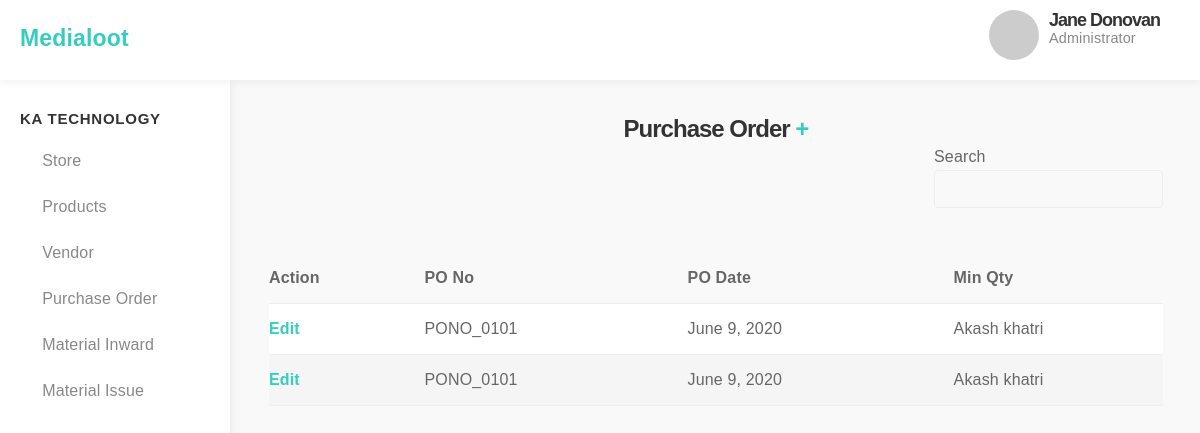
Before: /po/ with the older database file.
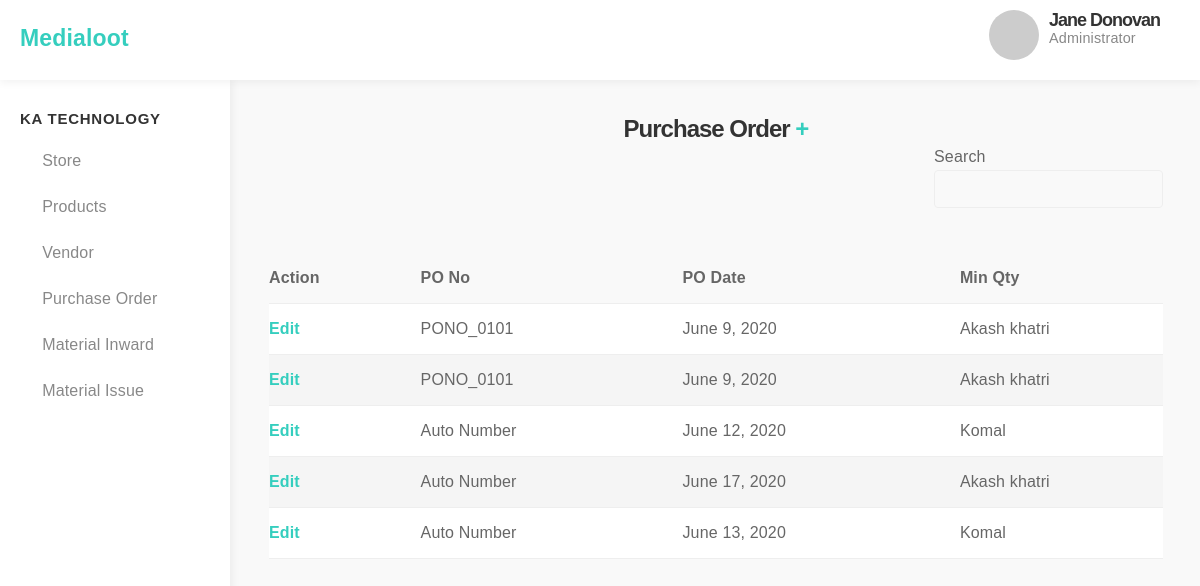
After: the same page with the newer database file.
### store/models.py (models this page shows)
class PurchaseOrder(models.Model):
    pono=models.CharField(max_length=100)
    podate=models.DateField()
    vendor=models.ForeignKey(Vendor,on_delete=models.CASCADE)
    remarks=models.TextField()
    class Meta:
        managed=True
        db_table='purchaseorder'

class Vendor(models.Model):
    vendorname=models.CharField(max_length=255)
    vend_address=models.TextField()
    gstno=models.CharField(max_length=25)
    def __str__(self):
        return self.vendorname
    class Meta:
        managed=True
        db_table='vendor'

### store/views.py (the view)
# urls.py: path('po/',views.purchaseorderreg,name='poreg'),
def purchaseorderreg(request):
    poall=models.PurchaseOrder.objects.all()
    page=request.GET.get('page',1)
    paginator=Paginator(poall,10)
    try:
        pos=paginator.page(page)
    except PageNotAnInteger:
        pos=Paginator.page(1)
    except EmptyPage:
        pos=Paginator.page(paginator.num_pages)
    return render(request,'store/purchaseorderreg.html',{"data":pos})

### store/templates/store/purchaseorderreg.html (shortened to what this page needs)
{% extends 'index.html' %}
{% block content %}
<center><h3>Purchase Order <a class="btn-sm btn-info" href="{% url 'add-po' %}" role="button">+</a></h3> </center>
    <div style="float:right">
<div class="input-group input-group-sm mb-3">
  <div class="input-group-prepend">
    <span class="input-group-text" id="inputGroup-sizing-sm">Search</span>
  </div>
  <input type="text" class="form-control" name="search" aria-label="Small" aria-describedby="inputGroup-sizing-sm">
</div>
    </div>
    <table class="table table-stripedtable table-striped table-light table-sm">
    <thead class="thead-light">
        <tr>
            <th scope="col">Action</th>
            <th scope="col">PO No</th>
            <th scope="col">PO Date</th>
            <th scope="col">Min Qty</th>
        </tr>
    </thead>
    <tbody >
    {% for purchaseorder in data %}
        <tr>
        <th scope="row"><a href="{% url 'update-po' purchaseorder.id %}">Edit</a></th>
        <td>{{ purchaseorder.pono }}</td>
        <td>{{ purchaseorder.podate }}</td>
        <td>{{ purchaseorder.vendor }}</td>
        </tr>
    {% endfor %}
    </tbody>
    </table>
{% endblock content %}

### templates/index.html (shortened to what this page needs)
{% load static %}
<!DOCTYPE html>
<html lang="en">
<head>
	<link rel="stylesheet" href="{% static 'css/font-awesome.min.css' %}">
	<link rel="stylesheet" href="{% static 'css/normalize.css' %}">
	<link rel="stylesheet" href="{% static 'css/milligram.min.css' %}">
	<link rel="stylesheet" href="{% static 'css/styles.css' %}">
	<link rel="stylesheet" href="{% static 'css/theme.css' %}">
</head>
<body>
	<div class="navbar">
		<div class="row">
			<div class="column column-30 col-site-title"><a href="#" class="site-title float-left">Medialoot</a></div>
			<div class="column column-30">
				<div class="user-section"><a href="#">
					<img src="http://via.placeholder.com/50x50" alt="profile photo" class="circle float-left profile-photo" width="50" height="auto">
					<div class="username">
						<h4>Jane Donovan</h4>
						<p>Administrator</p>
					</div>
				</a></div>
			</div>
		</div>
	</div>
	<div class="row">
		<div id="sidebar" class="column">
			<h5>KA Technology</h5>
			<ul>
				<li><a href="{% url 'store-index'%}"><em class="fa fa-home"></em> Store</a></li>
				<li><a href="{% url 'productreg'%}"><em class="fa fa-pencil-square-o"></em> Products</a></li>
				<li><a href="{% url 'vendorreg'%}"><em class="fa fa-pencil-square-o"></em> Vendor</a></li>
				<li><a href="{% url 'poreg'%}"><em class="fa fa-pencil-square-o"></em> Purchase Order</a></li>
				<li><a href="{% url 'inwardreg'%}"><em class="fa fa-pencil-square-o"></em> Material Inward</a></li>
				<li><a href="{% url 'issuereg'%}"><em class="fa fa-pencil-square-o"></em> Material Issue</a></li>
			</ul>
		</div>
		<section id="main-content" class="column column-offset-20">
        {% block content %}
        {% endblock content %}
		</section>
	</div>
</body>
</html>

### static/css/styles.css (style rules this page uses)
body { background: #f9f9f9; height: 100%; width: 100%; overflow-x: hidden; font-size: 1.6em; font-family: "Open Sans", "Helvetica Neue", Helvetica, Arial, sans-serif; color: #333; }
h1, h2, h3, h4, h5, h6 { font-weight: 500; letter-spacing: -.1rem; margin-bottom: 2.0rem; margin-top: 0; }
h3 { font-size: 1.6em; }
h4 { font-size: 1.4em; }
h5, h6 { color: #555; text-transform: uppercase; font-size: 0.9em; letter-spacing: .05em; font-weight: 600; margin-bottom: 1rem; }
a { color: #35cebe; }
.circle { border-radius: 499rem; }
td, th { border-bottom: 0.1rem solid #eee; }
.mb-3 { margin-bottom: 3rem; }
input[type='email'], input[type='number'], input[type='password'], input[type='search'], input[type='tel'], input[type='text'], input[type='url'], textarea, select { border: 1px solid #f9f9f9 !important; }
input[type='email'], input[type='number'], input[type='password'], input[type='search'], input[type='tel'], input[type='text'], input[type='url'], textarea, select { border: 0.1rem solid #eee !important; border-radius: .4rem; box-shadow: none; }
input[type='email'], input[type='number'], input[type='password'], input[type='search'], input[type='tel'], input[type='text'], input[type='url'], select { max-width: 60rem; }
.navbar { position: fixed; z-index: 1; width: 100%; background: #fff; height: 80px; padding: 20px 0; box-shadow: 0px 3px 8px rgba(0, 0, 0, 0.05); }
.navbar a.site-title { color: #222; color: #35cebe; font-size: 2.3rem; font-weight: bold; display: block; margin: 0 20px 10px 20px; }
#sidebar { position: fixed; z-index: 0; width: 20% !important; background: #fff; padding: 10px 30px !important; box-shadow: 3px 0px 8px rgba(0, 0, 0, 0.05); margin-top: 80px; height: 100%; }
#sidebar h1, #sidebar h2, #sidebar h3, #sidebar h4, #sidebar h5, #sidebar h6 { color: #333; margin-top: 20px; margin-bottom: 0; }
#sidebar ul { margin-top: 10px; margin-left: -20px; margin-right: -30px; }
#sidebar ul li { list-style: none; margin: 0; padding: 0; }
#sidebar ul li a { display: block; padding: 10px 20px; color: #888; }
#sidebar ul li a .fa { margin-right: 5px; }
#main-content { width: 80% !important; padding: 20px 3.5rem !important; margin-top: 95px; margin-right: 12px; }
.user-section { margin-top: -10px; margin-right: 40px; }
.user-section a { float: right; }
.user-section img { margin-right: 10px; float: left; }
.user-section .username { color: #333; float: right; text-align: left; }
.user-section .username h4 { margin-bottom: -.5rem; }
.user-section .username p { color: #888; font-size: .9em; }

Changed rows visible on the page:
added PurchaseOrder: pono "Auto Number", podate "June 12, 2020", vendor "Komal"
added PurchaseOrder: pono "Auto Number", podate "June 17, 2020", vendor "Akash khatri"
added PurchaseOrder: pono "Auto Number", podate "June 13, 2020", vendor "Komal"
